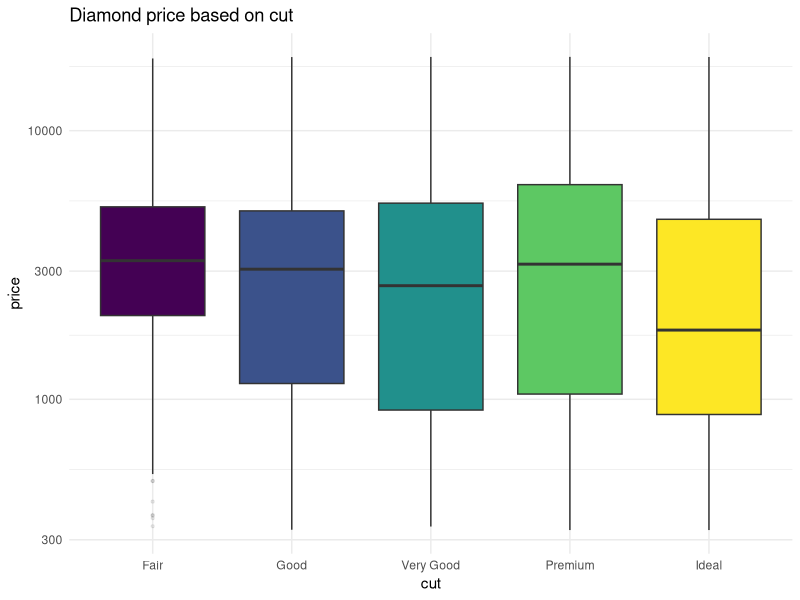
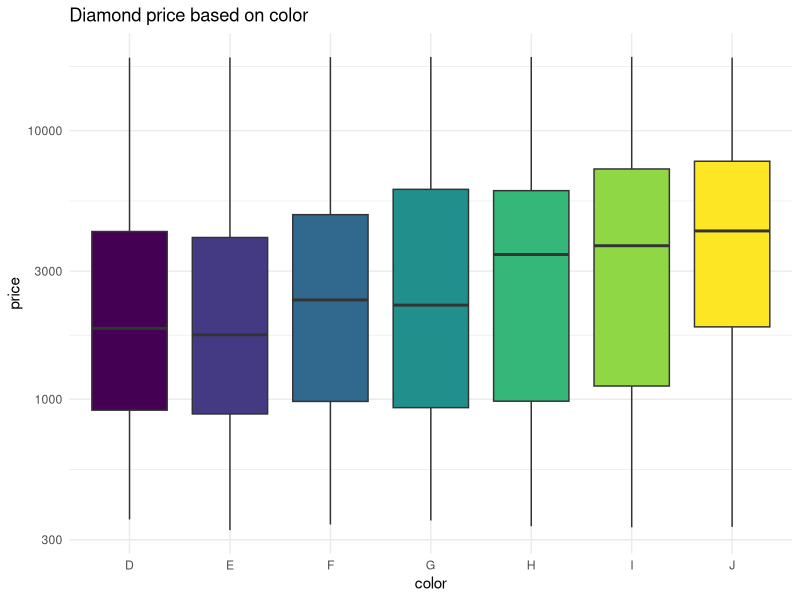
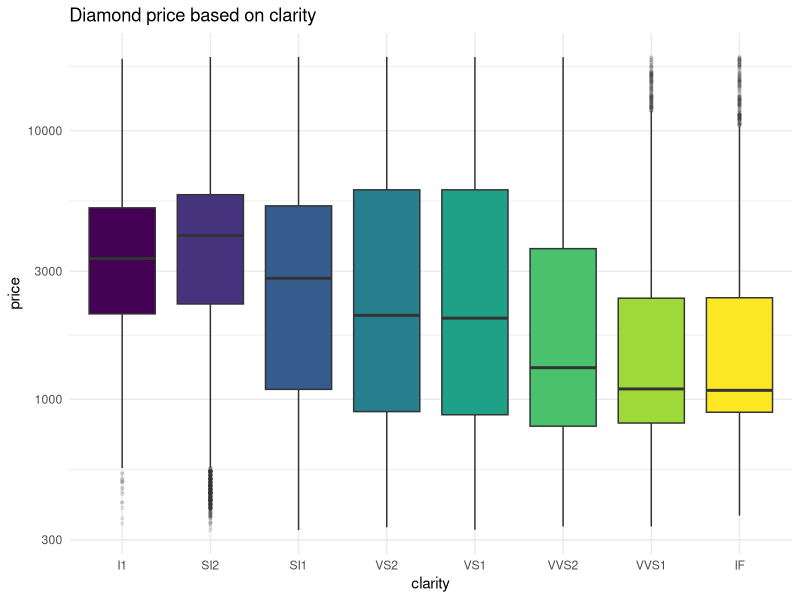
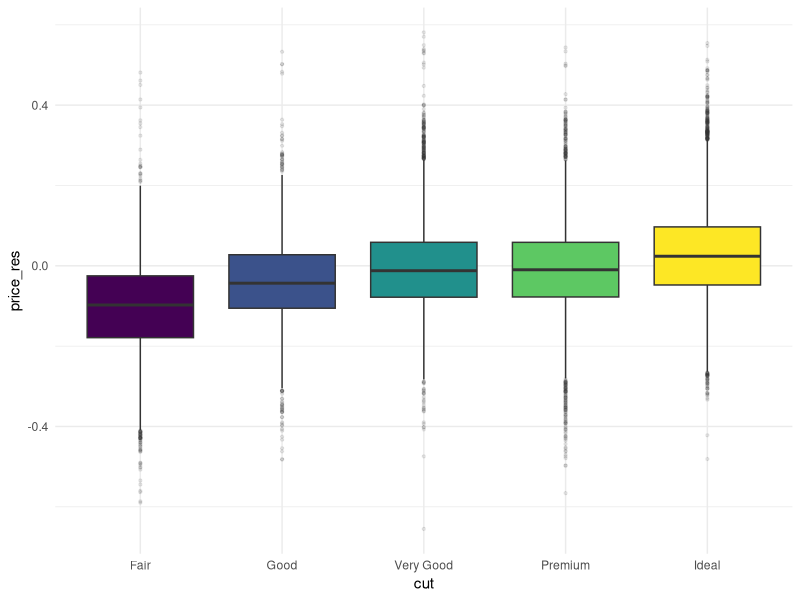
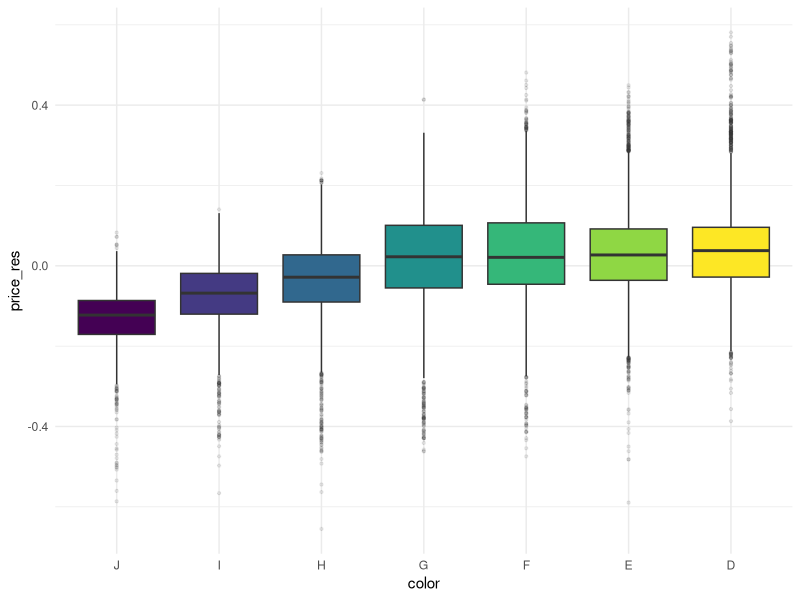
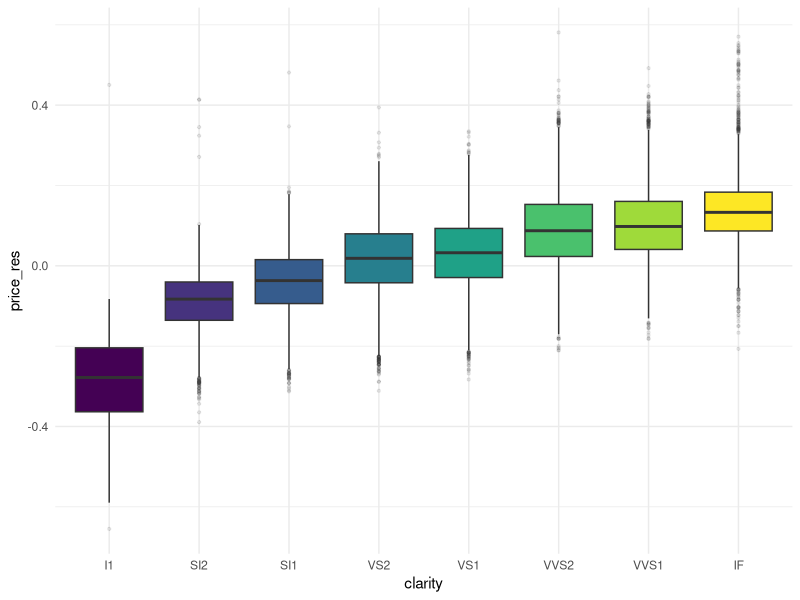

These charts were generated, in order, by the following R code:
## ---- chunk 1
# cache results
knitr::opts_chunk$set(cache=TRUE, message=FALSE)
## ---- chunk 2
library(tidyverse)
library(ggplot2)
## ---- chunk 3
diamonds <- ggplot2::diamonds |>
  select(-depth, -table, -x, -y, -z)
diamonds
## ---- chunk 4
plot_diamanti <- function(nome) {
  nome_testo <- rlang::as_label(rlang::enquo(nome))
  ggplot(diamonds, aes(x = {{ nome }}, y = price, fill = {{ nome }})) +
    geom_boxplot(
      outlier.alpha = 0.1,
      outlier.size = 0.8,
      show.legend = FALSE
    ) +
    scale_y_log10() +
    labs(
      title = paste("Diamond price based on", nome_testo),
      x = nome_testo, 
      y = "price"
    ) +
    theme_minimal()
}

plot_diamanti(cut)
plot_diamanti(color)
plot_diamanti(clarity)
## ---- chunk 5
diamonds <- diamonds |> 
  mutate(
   cut = factor(cut, levels = c("Fair", "Good", "Very Good", "Premium", "Ideal")),
    color = factor(color, levels = c("J", "I", "H", "G", "F", "E", "D")),
    clarity = factor(clarity, levels = c("I1", "SI2", "SI1", "VS2", "VS1", "VVS2", "VVS1", "IF"))
  )

modello <- lm(log10(price) ~ log10(carat) + cut + color + clarity, data = diamonds)
summary(modello)
## ---- chunk 6
modello_carati <- lm(log10(price) ~ log10(carat), data = diamonds)

diamonds_res <- diamonds |>
  mutate(price_res = resid(modello_carati))
diamonds_res
## ---- chunk 7
plot_residui <- function(nome) {
  nome_testo <- rlang::as_label(rlang::enquo(nome))
  ggplot(diamonds_res, aes(x = {{ nome }}, y = price_res, fill = {{ nome }})) +
    geom_boxplot(
      outlier.alpha = 0.1,
      outlier.size = 0.8,
      show.legend = FALSE
    ) +
    labs(
      x = nome_testo, 
      y = "price_res"
    ) +
    theme_minimal()
}

plot_residui(cut)
plot_residui(color)
plot_residui(clarity)
